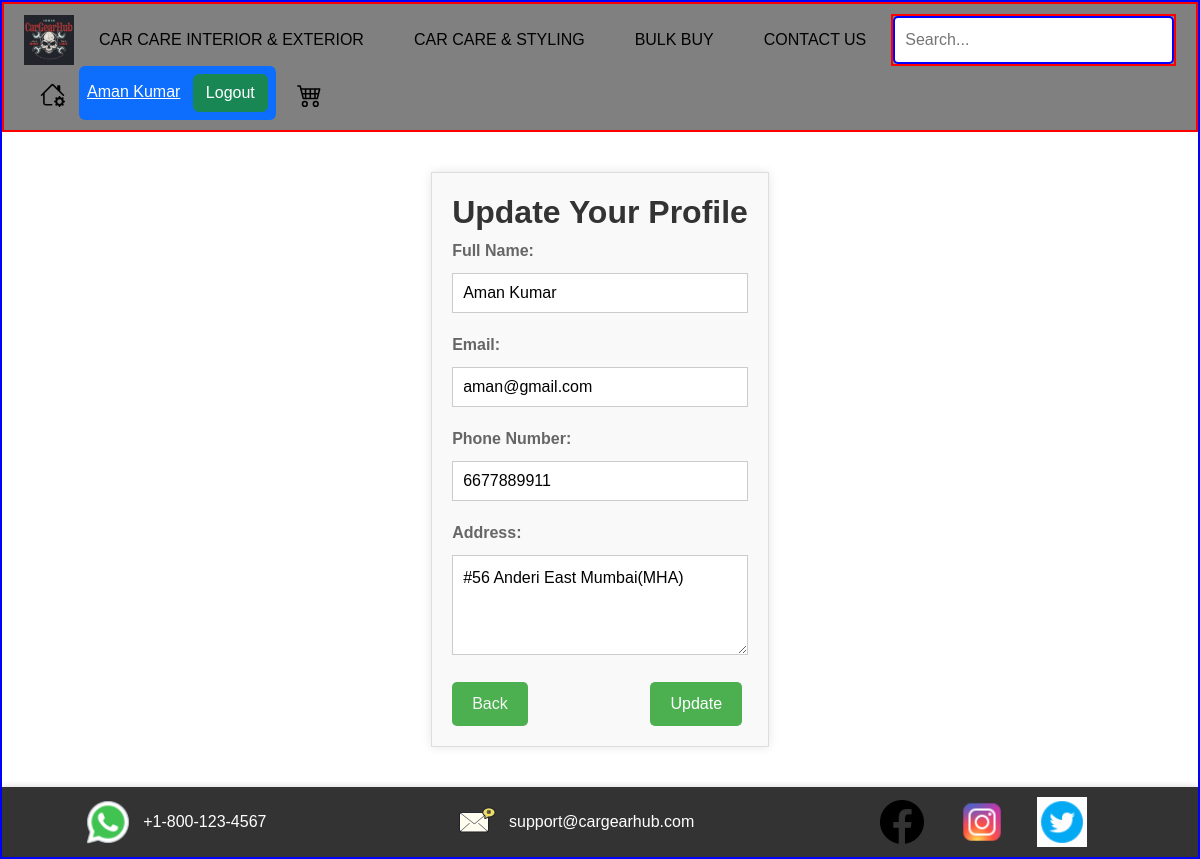
/profile_update/ (signed in), run on an earlier commit of the app's database.
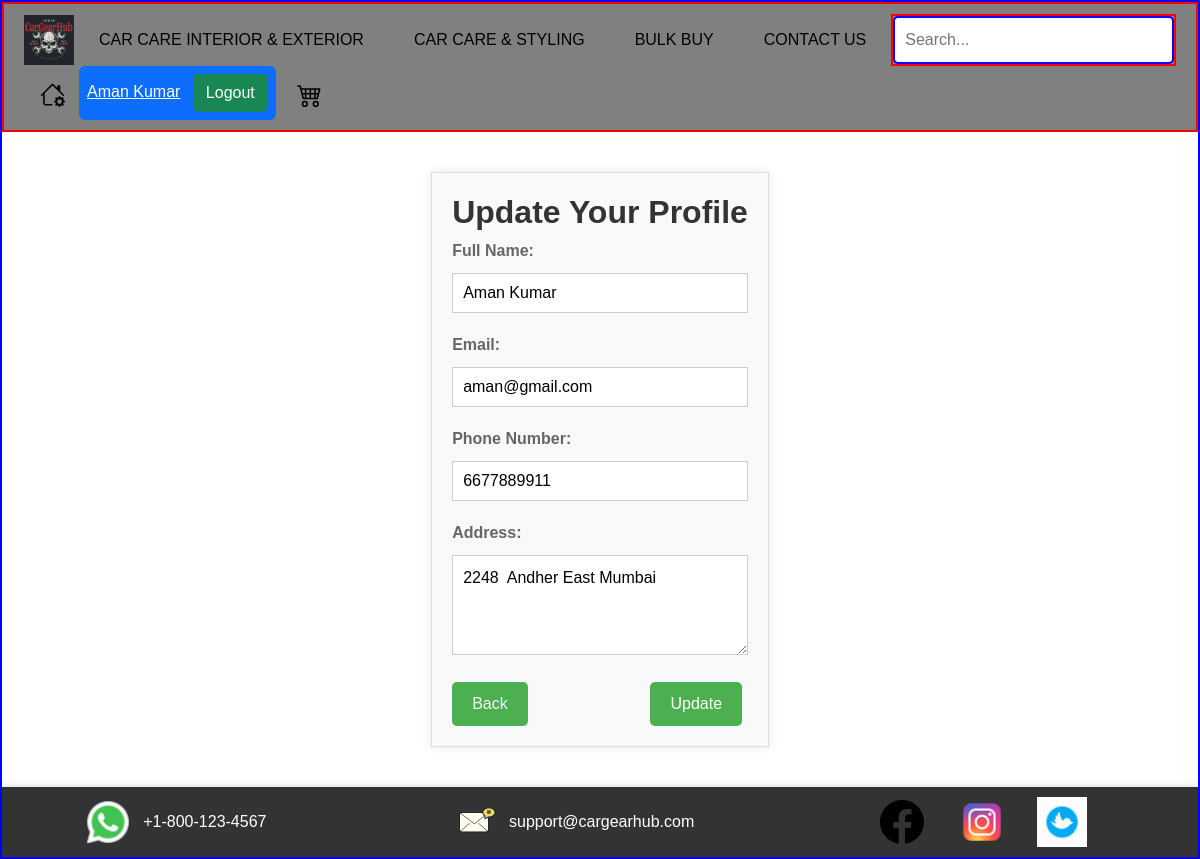
And on a later commit of the database.
### app/models.py (models this page shows, shortened)
class Customer_data(models.Model):
    customer_id=models.AutoField(primary_key=True, unique=True)
    customer_name=models.CharField(max_length=100)
    customer_email=models.EmailField(max_length=100)
    customer_password=models.CharField(max_length=20)
    customer_gender=models.CharField(max_length=10)
    customer_role=models.CharField(max_length=20)
    customer_phone=models.CharField(max_length=10)
    customer_address=models.TextField(null=True)

### app/views.py (the view, shortened to what this page needs)
# urls.py: path('profile_update/', views.update_profile, name='update_profile'),
def update_profile(request):
    if not(request.session.get('customer_id')):
        return redirect('login')
    customer_data=models.Customer_data.objects.get(customer_id=request.session.get('customer_id'))
    data={
        'customer_data':customer_data
    }
    return render(request,"customer/profile_update.html", context=data)

### app/templates/customer/profile_update.html (shortened to what this page needs)
<!DOCTYPE html>
{% load static %}
<html lang="en">
<head>
    <link href="https://cdn.jsdelivr.net/npm/bootstrap@5.3.3/dist/css/bootstrap.min.css" rel="stylesheet"
>
    <link rel="stylesheet" href="{% static 'app/css/customer/profile_update.css' %}">
</head>
<body>
    {% include 'navbar.html' %}
<div class="update-profile-container">
    <h2>Update Your Profile</h2>
    <form id="update-profile-form"action="{% url 'update_profile' %}" method="POST">
      <div class="form-group">
        <label for="first-name">Full Name:</label>
        <input type="text" id="first-name" name="name" value="{{ customer_data.customer_name }}" required>
      </div>
      <div class="form-group">
        <label for="email">Email:</label>
        <input type="email" id="email" name="email" value="{{ customer_data.customer_email }}" required>
      </div>
      <div class="form-group">
        <label for="phone">Phone Number:</label>
        <input type="tel" id="phone" name="phone" value="{{ customer_data.customer_phone }}" required>
      </div>
      <div class="form-group">
        <label for="address">Address:</label>
        <textarea id="address" name="address" >{{customer_data.customer_address}}</textarea>
      </div>
      <button type="submit" class="btn-update-profile" ><a href="{% url 'customer' %}" style="text-decoration:none; color:whitesmoke" >Back</a></button>
      <button type="submit" class="btn-update-profile"style="margin-left: 40%;">Update</button>
    </form>
  </div>
    {% include 'footer.html' %}
</body>

### app/templates/navbar.html (shortened to what this page needs)
<!doctype html>
{% load static %}
<html lang="en">
  <head>
    <link href="https://cdn.jsdelivr.net/npm/bootstrap@5.3.3/dist/css/bootstrap.min.css" rel="stylesheet">
    <link rel="stylesheet" href="{% static 'app/css/owl.carousel.min.css' %}">
    <link rel="stylesheet" href="{% static 'app/css/all.min.css' %}">
    <link rel="stylesheet" href="{% static 'app/css/navbar.css' %}">
  </head>
  <body>
    <nav class="navbar">
        <img src="{% static 'app/images/banner/brandlogo1.png' %}" alt="Brand Logo" class="brand-logo">
        <ul class="nav-menu">
            <li class="nav-item">
                <a href="#">CAR CARE INTERIOR & EXTERIOR</a>
            </li>
            <li class="nav-item">
                <a href="#">CAR CARE & STYLING</a>
            </li>
            <li class="nav-item">
                <a href="#">BULK BUY</a>
            </li>
            <li class="nav-item">
                <a href="{% url 'contactus' %}">CONTACT US</a>
        </ul>
        <div class="search-bar">
            <input type="text" placeholder="Search...">
        </div>
        <div class="nav-icons">
            <button class="icon-button" onclick="location.href='{% url 'home' %}'">
            </button>
            {% if request.session.customer_id or request.session.admin_id %}
            <div class = "ms-2 bg-primary p-2 rounded">
                {% if request.session.customer_id %}
                <a class="text-white"  href="{% url 'customer' %}">{{request.session.customer_name}}</a>
                {% elif request.session.admin_id %}
                <a class="text-white" href="{% url 'admin_dashboard' %}">{{request.session.admin_name}}</a>
                {% endif %}
              <a class="btn btn-success ms-2" href="{% url 'logout' %}">Logout</a>
            </div>
              {% else %}
              <a type="button" class="btn btn-success" href="{% url 'signup' %}" style="margin-left: 30px;" >SignUp</a>
             <a type="button" class="btn btn-dark" href="{% url 'login' %}" style="margin-left: 30px;">login</a>
              {% endif %}
            <button class="icon-button"onclick="location.href='#'" style="margin-left: 15px;">
            </button>
        </div>
    </nav>
  </body>
</html>

What changed in the data, as far as the page shows it:
changed Customer_data "Aman Kumar": address "#56 Anderi East Mumbai(MHA)" → "2248 Andher East Mumbai"
